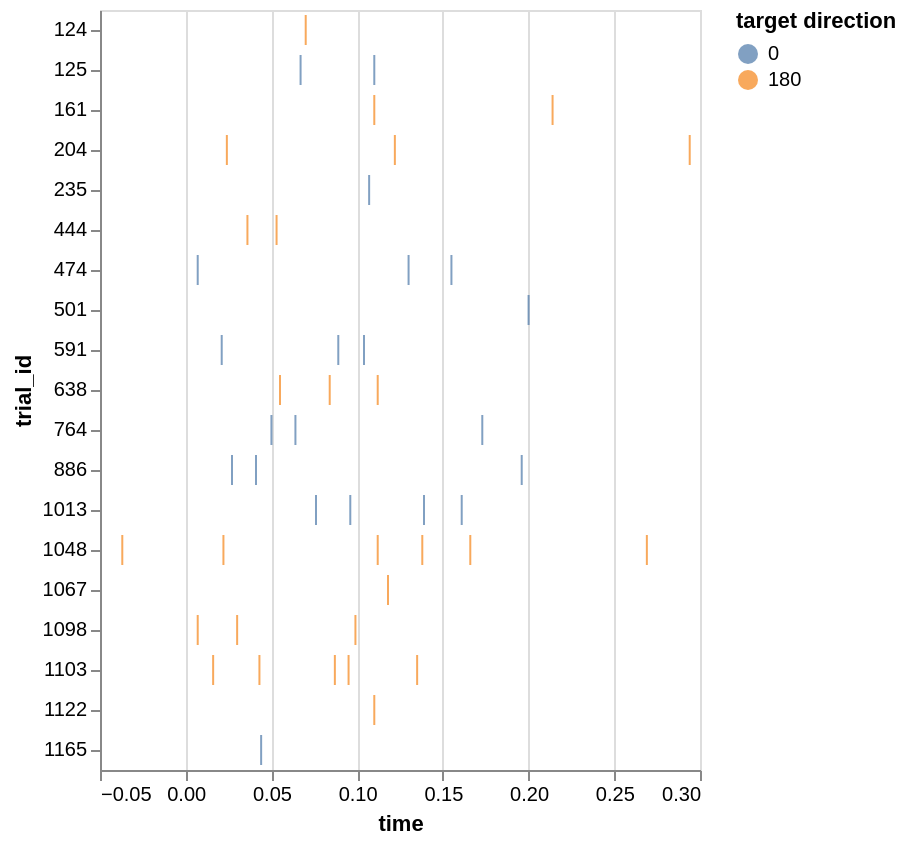

Notebook code cell kept with this figure:
### Code cell
def plot_raster(stim_chan_label, rec_chan_label):
    raster = (
        alt.Chart(
            stim_raster
            [rec_chan_label]
            .xs(level='stimulated channel',key=stim_chan_label)
            .reset_index()
            .loc[lambda df: df[rec_chan_label]>0]
            .assign(**{
                'time': lambda df: df['time'].dt.total_seconds()
            })
        )
        .mark_tick()
        .encode(
            x='time:Q',
            y='trial_id:O',
            color='target direction:N',
        )
    )
    return raster

plot_raster(frozenset({'PMd.chan010'}), 'M1.chan034') # & plot_raster('PMd.chan052', 'M1.chan126')

### Figure 1 — Vega-Lite specification as saved in the notebook (floating-point values rounded to 4 significant figures)
{"config": {"view": {"continuousWidth": 300, "continuousHeight": 300}}, "data": {"name": "data-df8c4c27dcf5a05b71782232bc13ca42"}, "mark": {"type": "tick"}, "encoding": {"color": {"field": "target direction", "type": "nominal"}, "x": {"field": "time", "type": "quantitative"}, "y": {"field": "trial_id", "type": "ordinal"}}, "$schema": "https://vega.github.io/schema/vega-lite/v5.20.1.json", "datasets": {"data-df8c4c27dcf5a05b71782232bc13ca42": [{"trial_id": 124, "time": 0.07, "stim trial": true, "result": "success", "target direction": 180, "state": "stim", "phase": "peri-stim", "M1.chan034": 1}, {"trial_id": 125, "time": 0.067, "stim trial": true, "result": "failure", "target direction": 0, "state": "stim", "phase": "peri-stim", "M1.chan034": 1}, {"trial_id": 125, "time": 0.11, "stim trial": true, "result": "failure", "target direction": 0, "state": "stim", "phase": "peri-stim", "M1.chan034": 1}, {"trial_id": 161, "time": 0.11, "stim trial": true, "result": "failure", "target direction": 180, "state": "stim", "phase": "peri-stim", "M1.chan034": 1}, {"trial_id": 161, "time": 0.214, "stim trial": true, "result": "failure", "target direction": 180, "state": "stim", "phase": "peri-stim", "M1.chan034": 1}, {"trial_id": 204, "time": 0.024, "stim trial": true, "result": "failure", "target direction": 180, "state": "stim", "phase": "peri-stim", "M1.chan034": 1}, {"trial_id": 204, "time": 0.122, "stim trial": true, "result": "failure", "target direction": 180, "state": "stim", "phase": "peri-stim", "M1.chan034": 1}, {"trial_id": 204, "time": 0.294, "stim trial": true, "result": "failure", "target direction": 180, "state": "Failure (Center)", "phase": "peri-stim", "M1.chan034": 1}, {"trial_id": 235, "time": 0.107, "stim trial": true, "result": "success", "target direction": 0, "state": "stim", "phase": "peri-stim", "M1.chan034": 1}, {"trial_id": 444, "time": 0.036, "stim trial": true, "result": "success", "target direction": 180, "state": "stim", "phase": "peri-stim", "M1.chan034": 1}, {"trial_id": 444, "time": 0.053, "stim trial": true, "result": "success", "target direction": 180, "state": "stim", "phase": "peri-stim", "M1.chan034": 1}, {"trial_id": 474, "time": 0.007, "stim trial": true, "result": "success", "target direction": 0, "state": "stim", "phase": "peri-stim", "M1.chan034": 1}, {"trial_id": 474, "time": 0.13, "stim trial": true, "result": "success", "target direction": 0, "state": "stim", "phase": "peri-stim", "M1.chan034": 1}, {"trial_id": 474, "time": 0.155, "stim trial": true, "result": "success", "target direction": 0, "state": "stim", "phase": "peri-stim", "M1.chan034": 1}, {"trial_id": 501, "time": 0.2, "stim trial": true, "result": "failure", "target direction": 0, "state": "stim", "phase": "peri-stim", "M1.chan034": 1}, {"trial_id": 591, "time": 0.021, "stim trial": true, "result": "success", "target direction": 0, "state": "stim", "phase": "peri-stim", "M1.chan034": 1}, {"trial_id": 591, "time": 0.089, "stim trial": true, "result": "success", "target direction": 0, "state": "stim", "phase": "peri-stim", "M1.chan034": 1}, {"trial_id": 591, "time": 0.104, "stim trial": true, "result": "success", "target direction": 0, "state": "stim", "phase": "peri-stim", "M1.chan034": 1}, {"trial_id": 638, "time": 0.055, "stim trial": true, "result": "success", "target direction": 180, "state": "stim", "phase": "peri-stim", "M1.chan034": 1}, {"trial_id": 638, "time": 0.084, "stim trial": true, "result": "success", "target direction": 180, "state": "stim", "phase": "peri-stim", "M1.chan034": 1}, {"trial_id": 638, "time": 0.112, "stim trial": true, "result": "success", "target direction": 180, "state": "stim", "phase": "peri-stim", "M1.chan034": 1}, {"trial_id": 764, "time": 0.05, "stim trial": true, "result": "failure", "target direction": 0, "state": "stim", "phase": "peri-stim", "M1.chan034": 1}, {"trial_id": 764, "time": 0.064, "stim trial": true, "result": "failure", "target direction": 0, "state": "stim", "phase": "peri-stim", "M1.chan034": 1}, {"trial_id": 764, "time": 0.173, "stim trial": true, "result": "failure", "target direction": 0, "state": "stim", "phase": "peri-stim", "M1.chan034": 1}, {"trial_id": 886, "time": 0.027, "stim trial": true, "result": "failure", "target direction": 0, "state": "stim", "phase": "peri-stim", "M1.chan034": 1}, {"trial_id": 886, "time": 0.041, "stim trial": true, "result": "failure", "target direction": 0, "state": "stim", "phase": "peri-stim", "M1.chan034": 1}, {"trial_id": 886, "time": 0.196, "stim trial": true, "result": "failure", "target direction": 0, "state": "stim", "phase": "peri-stim", "M1.chan034": 1}, {"trial_id": 1013, "time": 0.076, "stim trial": true, "result": "success", "target direction": 0, "state": "stim", "phase": "peri-stim", "M1.chan034": 1}, {"trial_id": 1013, "time": 0.096, "stim trial": true, "result": "success", "target direction": 0, "state": "stim", "phase": "peri-stim", "M1.chan034": 1}, {"trial_id": 1013, "time": 0.139, "stim trial": true, "result": "success", "target direction": 0, "state": "stim", "phase": "peri-stim", "M1.chan034": 1}, {"trial_id": 1013, "time": 0.161, "stim trial": true, "result": "success", "target direction": 0, "state": "stim", "phase": "peri-stim", "M1.chan034": 1}, {"trial_id": 1048, "time": -0.037, "stim trial": true, "result": "failure", "target direction": 180, "state": "Center Hold 2 pre-stim", "phase": "peri-stim", "M1.chan034": 1}, {"trial_id": 1048, "time": 0.022, "stim trial": true, "result": "failure", "target direction": 180, "state": "stim", "phase": "peri-stim", "M1.chan034": 1}, {"trial_id": 1048, "time": 0.112, "stim trial": true, "result": "failure", "target direction": 180, "state": "stim", "phase": "peri-stim", "M1.chan034": 1}, {"trial_id": 1048, "time": 0.138, "stim trial": true, "result": "failure", "target direction": 180, "state": "stim", "phase": "peri-stim", "M1.chan034": 1}, {"trial_id": 1048, "time": 0.166, "stim trial": true, "result": "failure", "target direction": 180, "state": "stim", "phase": "peri-stim", "M1.chan034": 1}, {"trial_id": 1048, "time": 0.269, "stim trial": true, "result": "failure", "target direction": 180, "state": "stim", "phase": "peri-stim", "M1.chan034": 1}, {"trial_id": 1067, "time": 0.118, "stim trial": true, "result": "success", "target direction": 180, "state": "stim", "phase": "peri-stim", "M1.chan034": 1}, {"trial_id": 1098, "time": 0.007, "stim trial": true, "result": "failure", "target direction": 180, "state": "stim", "phase": "peri-stim", "M1.chan034": 1}, {"trial_id": 1098, "time": 0.03, "stim trial": true, "result": "failure", "target direction": 180, "state": "stim", "phase": "peri-stim", "M1.chan034": 1}, {"trial_id": 1098, "time": 0.099, "stim trial": true, "result": "failure", "target direction": 180, "state": "stim", "phase": "peri-stim", "M1.chan034": 1}, {"trial_id": 1103, "time": 0.016, "stim trial": true, "result": "failure", "target direction": 180, "state": "stim", "phase": "peri-stim", "M1.chan034": 1}, {"trial_id": 1103, "time": 0.043, "stim trial": true, "result": "failure", "target direction": 180, "state": "stim", "phase": "peri-stim", "M1.chan034": 1}, {"trial_id": 1103, "time": 0.087, "stim trial": true, "result": "failure", "target direction": 180, "state": "stim", "phase": "peri-stim", "M1.chan034": 1}, {"trial_id": 1103, "time": 0.095, "stim trial": true, "result": "failure", "target direction": 180, "state": "stim", "phase": "peri-stim", "M1.chan034": 1}, {"trial_id": 1103, "time": 0.135, "stim trial": true, "result": "failure", "target direction": 180, "state": "stim", "phase": "peri-stim", "M1.chan034": 1}, {"trial_id": 1122, "time": 0.11, "stim trial": true, "result": "success", "target direction": 180, "state": "stim", "phase": "peri-stim", "M1.chan034": 1}, {"trial_id": 1165, "time": 0.044, "stim trial": true, "result": "success", "target direction": 0, "state": "stim", "phase": "peri-stim", "M1.chan034": 1}]}}
